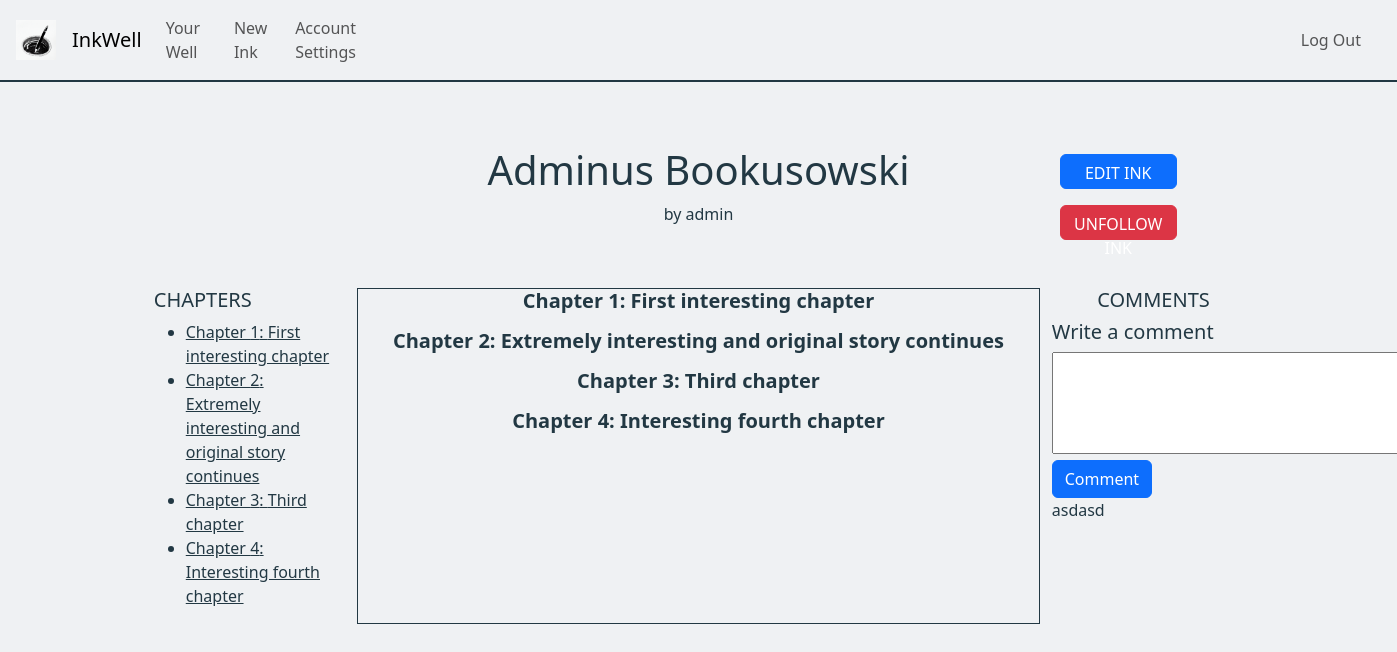
The page /ink_view/6 (signed in) on the database as committed earlier.
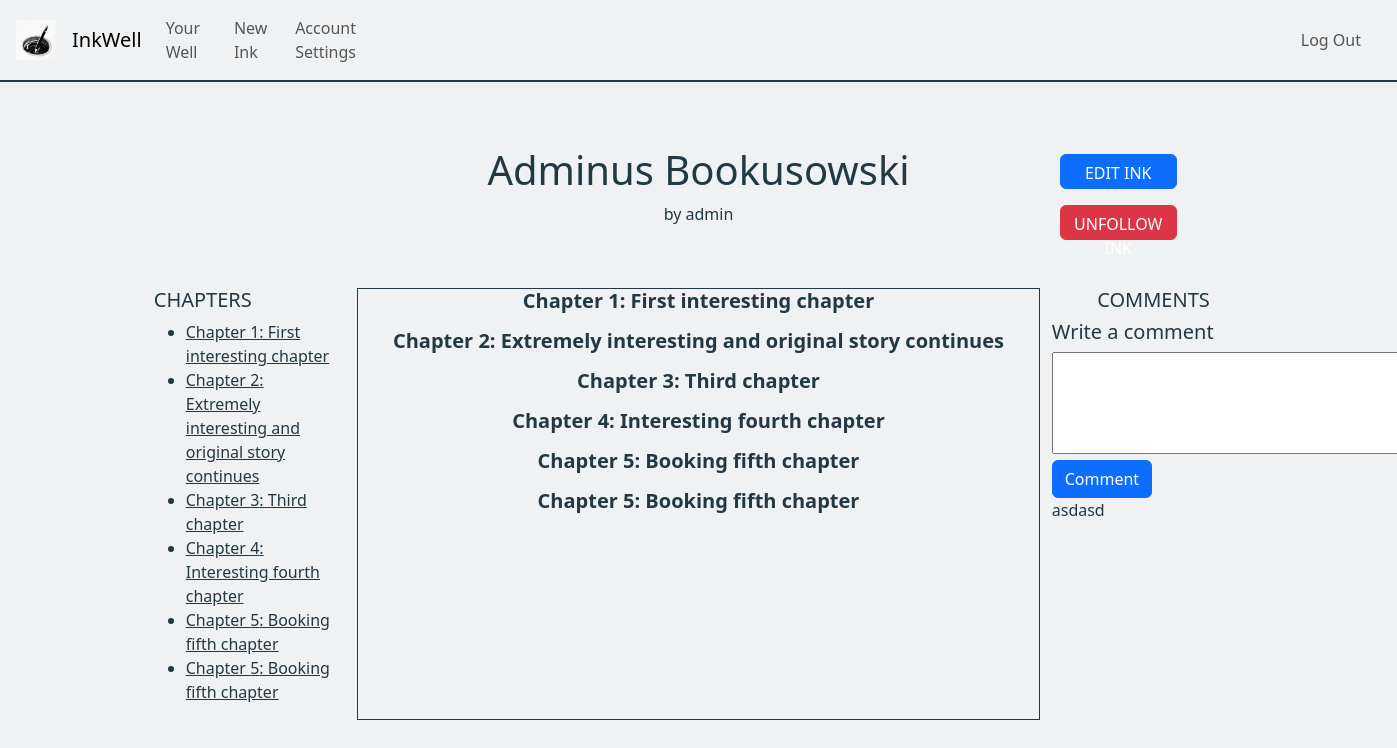
The same page on the database as committed later.
### inkwell/models.py (models this page shows, shortened)
class Ink(models.Model):
    wellOrigin = models.ForeignKey(Well, on_delete=models.CASCADE, related_name="well_pk", default="")
    inkOwner = models.ForeignKey(User, on_delete=models.CASCADE, related_name="ink_owner", default="")
    coAuthors = models.ManyToManyField(User, related_name="CoAuthors",blank=True)
    privateStatus = models.BooleanField(default=False)
    updateStatus = models.BooleanField(default=False) # If the Ink is edited at least once, this changes to true
    ink_following = models.ManyToManyField(User, related_name="ink_following",blank=True)
    genre = models.CharField(max_length=64, default="")
    description = models.CharField(max_length=500, default="")
    title = models.CharField(max_length=64, default="")
    content = models.TextField()
    views = models.PositiveBigIntegerField(default=0)
    letterCount = models.PositiveBigIntegerField(default=0)
    creation_date = models.DateTimeField(default=timezone.now, editable=False)

class User(AbstractUser):
    about = models.CharField(max_length=250, default="")
    profilePicture = models.ImageField(upload_to='', blank=True, null=True)
    coAuthorRequests = models.PositiveIntegerField(default=0)
    def __str__(self):
        return f"{self.username}"

class Chapter(models.Model):
    chapterNumber = models.PositiveIntegerField(default=1)
    chapterTitle = models.CharField(max_length=64)
    chapterContents = QuillField()
    chapterInkOrigin = models.ForeignKey(Ink, on_delete=models.CASCADE, related_name="chapterInkOrigin", default="")

class Comment(models.Model):
    content = models.TextField()
    commentInkOrigin = models.ForeignKey(Ink, on_delete=models.CASCADE, related_name="commentInkOrigin", default="")
    commentAuthor = models.ForeignKey(User, on_delete=models.CASCADE, related_name="commentAuthor", default="")
    commentCreationDate = models.DateTimeField(default=timezone.now, editable=False)

### inkwell/views.py (the view)
# urls.py: path('ink_view/<int:inkID>', views.ink_view, name='ink_view'),
def ink_view(request, inkID):
    viewedInk = Ink.objects.get(id=inkID)
    chapters = Chapter.objects.filter(chapterInkOrigin=viewedInk).order_by("chapterNumber")
    current_user = User.objects.get(pk=request.user.pk)
    following_check = False
    try:
        ink_followed = Ink.objects.get(ink_following=current_user)
        if ink_followed:
            following_check = True
    except Ink.DoesNotExist:
        pass
    comments = Comment.objects.filter(commentInkOrigin=viewedInk)
    if request.method == "POST":
        if "commentContents" in request.POST:
            commentContents = request.POST.get("commentContents")
            new_comment = Comment(content=commentContents, commentInkOrigin=viewedInk, commentAuthor=current_user)
            new_comment.save()
            time.sleep(1)
    return render(request, "inkwell/ink_view.html", {
        "ink": viewedInk,
        "chapters": chapters,
        "following_check": following_check,
        "comments": comments
    })

### inkwell/templates/inkwell/ink_view.html (shortened to what this page needs)
{% extends "inkwell/layout.html" %}
{% block body %}
<div class="container-flex inkViewContainer">
    <div class="row mt-5 d-flex justify-content-center upperRowInkView">
        <div class="col-2">
        </div>
        <div class="col-6 inkViewTitleColumn">
            <h1 class="text-center title">{{ ink.title }}</h1>
            <span class="author-credit text-center">by {{ ink.inkOwner }}</span>
        </div>
        <div class="col-2 inkViewButtonsColumn">
            <a href="{% url 'edit_ink' inkID=ink.id %}"><button class="btn btn-primary">EDIT INK</button></a>
            <button class="btn btn-danger" id="unfollowBtn" type="submit" onclick="followInk('unfollowInk')">UNFOLLOW INK</button>
        </div>
    </div>
    <div class="row mt-2 d-flex justify-content-center lowerRowInkView">
        <div class="col-2">
            <div class="container">
                <h5 class="text-start">CHAPTERS</h5>
                <ul class="chapter-list">
                    {% for chapter in chapters %}
                        <a href="#anchorChapter{{ chapter.chapterNumber }}"><li>Chapter {{ chapter.chapterNumber }}: {{ chapter.chapterTitle }}</li></a>
                    {% endfor %}
                </ul>
            </div>
        </div>
        <div class="col-6 inkViewContents">
            {% for chapter in chapters %}
            <div id="anchorChapter{{chapter.chapterNumber}}">
                <h5 class="text-center lead chapterTitle">Chapter {{ chapter.chapterNumber}}: {{chapter.chapterTitle}}</h5>
            </div>
            {% endfor %}
        </div>
        <div class="col-2 inkViewCommentsAndEditNotes">
            <h5 class="text-center">COMMENTS</h5>
            <form class="form" action="{% url 'ink_view' inkID=ink.id %}" method="post" name="commentForm">
                <h5 class="lead">Write a comment</h5>
                <textarea class="commentContents" rows="4" cols="50" name="commentContents"></textarea>
                <button class="btn btn-primary" type="submit">Comment</button>
            </form>
            <div class="comments-section">
                {% for comment in comments %}
                    <div class="comment">
                        <p>{{ comment.content }}</p>
                    </div>
                {% endfor %}
            </div>
        </div>
    </div>
</div>
{% endblock%}

### inkwell/templates/inkwell/layout.html (shortened to what this page needs)
{% load static %}
<!DOCTYPE html>
<html lang="en">
    <head>
        <link href="https://cdn.jsdelivr.net/npm/bootstrap@5.3.0/dist/css/bootstrap.min.css" rel="stylesheet">
        <link href="{% static 'inkwell/styles.css' %}" rel="stylesheet">
    </head>
    <body>
        <nav class="navbar navbar-expand-lg">
            <img class="nav-logo" src="{% static 'inkwell/inkwell1.ico' %}" width="40px" height="40px">
            <a class="navbar-brand" href="{% url 'index' %}">InkWell</a>
            <div class="collapse navbar-collapse" id="navbarNav">
                <ul class="navbar-nav d-flex justify-content-start nav-left">
                    {% if user.is_authenticated %}
                        <li>
                            <a class="nav-link" href="{% url 'well' username=user.username %}">Your Well</a>
                        </li>
                        <li>
                            <a class="nav-link" href="{% url 'newInk' %}">New Ink</a>
                        </li>
                        <li>
                            <a class="nav-link" href="{% url 'settings' %}">Account Settings</a>
                        </li>
                    {% endif %}
                </ul>
                <ul class="navbar-nav container d-flex justify-content-end nav-right">
                    {% if user.is_authenticated %}
                        <li class="nav-item">
                            <a class="nav-link" href="{% url 'logout' %}">Log Out</a>
                        </li>
                    {% endif %}
                </ul>
            </div>
          </nav>
        <div class="body">
            {% block body %}
            {% endblock %}
        </div>
    </body>
</html>

### inkwell/static/inkwell/styles.css (style rules this page uses)
:root { --black: #020202ff; --dark-green: #0d2818ff; --pakistan-green: #04471cff; --sea-green: #058c42ff; --malachite: #16db65ff; --coquelicot: #f15025ff; --white: #ffffffff; --platinum: #e6e8e6ff; --timberwolf: #ced0ceff; --eerie-black: #191919ff; --gunmetal: #223843ff; --antiflash-white: #eff1f3ff; --timberwolf: #dbd3d8ff; --desert-sand: #d8b4a0ff; --burnt-sienna: #d77a61ff; --primary-color: var(--antiflash-white); --secondary-color: var(--antiflash-white); --text-color: var(--gunmetal); --border-color: var(--gunmetal); }
.navbar-brand, .nav-logo { margin-left: 1rem; }
.navbar { border-bottom: 2px var(--border-color) solid; }
.nav-right { margin-right: 1rem; }
p, a, h1, h2, h3, h4, h5, span { color: var(--text-color); }
body { background-color: var(--primary-color); }
.inkViewContainer .row { margin: 0; }
.inkViewTitleColumn { display: flex; flex-direction: column; }
.inkViewButtonsColumn { gap: 10px; }
.inkViewButtonsColumn .btn { width: 117px; height: 35px; margin: 0.5rem; }
.inkViewContents { background-color: var(--secondary-color); border: 1px var(--border-color) solid; }
.chapterTitle { font-weight: bold; }
.comment { background-color: var(--secondary-color); }
.row { padding: 1rem; }

Rows that differ between the two databases and show on the page:
added Chapter: chapterNumber "5", chapterTitle "Booking fifth chapter"
added Chapter: chapterNumber "5", chapterTitle "Booking fifth chapter"
